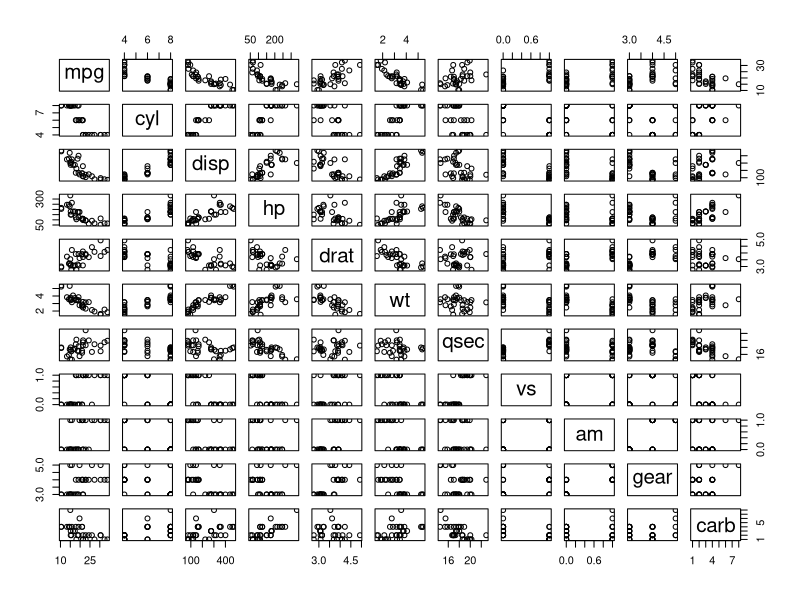
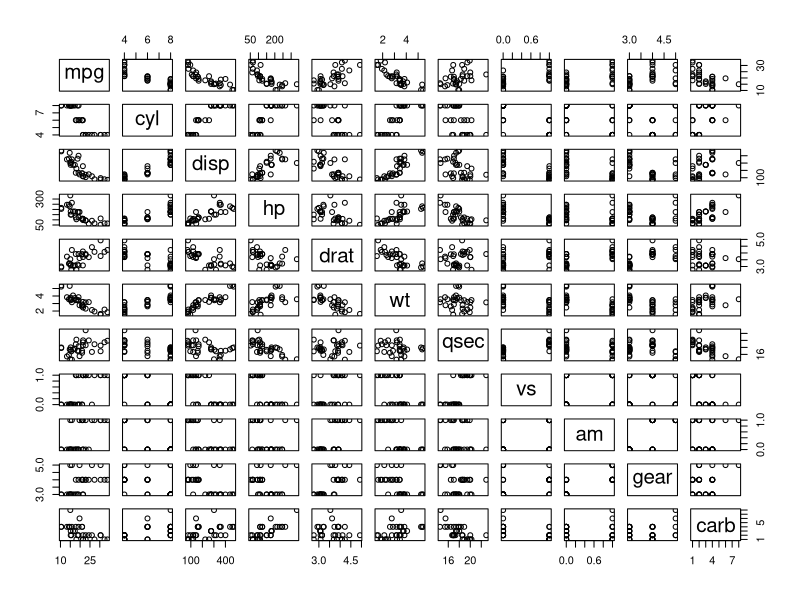

The R source for these figures, in order: (Note: this script raises an error after producing the figures.)
#Advanced R programming




#Section 56 Built_in R features
#seq()
#sort()
#rev()
#str()
#append()


plot(mtcars)
pairs(mtcars)
#Create a sequence with a stepsize of 2
seq(0,10,by=2)
#
#Sort the sequence
v <- c(1,4,7,2,13,3,11)
sort(v)
sort(v,decreasing=TRUE)
#R treat the capital letter equally with the lower cases
cv <- c('b', 'd', 'a','C','A')
sort(cv, decreasing=TRUE)
#
#Reverse the sequence
rev(v)
#
#Show the structure of an object
str(v)
#
#Merge objects together
v <- 1:10
v2 <- 35:40
append(v,v2)
#
#Check the data type
is.vector(v)
is.data.frame(v)
is.data.frame(mtcars)
#
#Convert the data type
as.matrix(v)
#
#Array, is showed by sliced matrices
#in essence, the matrix is a two-dimensional array

a <- 1:72
dim(a)=c(3,3,2,2,2)
a




#Section 57  Apply
#Sample function
print(sample(x = 1:100,3))

#Apply

v <- c(1,2,3,4,5)

addrand <- function(x){
  ran <- sample(1:100,1)
  return(x+ran)
}

print(addrand(10))

#lapply take something, apply function and return a list
#base version is lapply
result <- lapply(v,addrand)
print(result)

#sapply return a vector

result2 <- sapply(v, addrand)
print(result2)


v <- 1:5
times2 <- function(num){
  return(num*2)
}

result3 <- sapply(v, times2)

print(result3)


#apply() takes Data frame or matrix as an input and gives output in vector, 
#list or array. apply() Function is primarily used to avoid explicit uses of loop constructs. 
#It is the most basic of all collections can be used over a matrice.
#apply(X, MARGIN, FUN)
#Here:
 # -x: an array or matrix
#-MARGIN:  take a value or range between 1 and 2 to define where to apply the function:
 # -MARGIN=1`: the manipulation is performed on rows
#-MARGIN=2`: the manipulation is performed on columns
#-MARGIN=c(1,2)` the manipulation is performed on rows and columns
#-FUN: tells which function to apply. Built functions like mean, median, sum, min, max and even user-defined functions can be applied>


mat <- matrix(1:50, byrow=T, nrow=5)
mat
result4 <- apply(mat,2,times2)
result4


# Anonymous Functions
# same with the lamda in python 
# delete the name, put all things in one line
addrand <- function()
  
v <- 1:5

result5 <- sapply(v, function(num){num*2})

print(result5)


#

add_choice <- function(num, choice){
  return(num+choice)
}

print(add_choice(2,10))

sapply(v, add_choice) #wrong here, need one more arguement

print(sapply(v,add_choice,choice=100))


#section 58  Math functions with R

abs(-2)
sum(1,2)
mean(c(4,5,6,7,8,9)) # mean only take one argument
round(2.3333,digits=2)


#secciton 59 regexp
#grepl general regular expression logical
#grep

text <- 'Hi there, do you know who you are voting for?'
text
grepl('voting', text)
grepl('dog',text)
grepl('do you',text)

v <- c('a','a','b','c','d','d')
v

grepl('b',v)
grep('b',v)


#Date and Timestamps
Sys.Date()
#Date has its own class
today <- Sys.Date()
today
class(today)

#transform a charater date into a date date
c <- "1990-01-01"
class(c)
c <- as.Date(c)
class(c)
#irregular format

as.Date('November-03-1990') #fail

my.date <- as.Date('Nov-03-90', format = "%b-%d-%y")
my.date

# %d  day of the month (decimal number)
# %m Month (decimal number)
# %b Month( abbreviated)
# %B Month (full name)
# %y Year (2 digit)
# %Y  Year (4 digit)

as.Date("June,01,2002", format = "%B,%d,%Y")
#transform the timestamp
#Portable operating system interface 
as.POSIXct('11:02:03', format = '%H:%M:%S')


#str string parse time
help(strptime)
strptime("11:02:03", format = "%H:%M:%S")

#POSIXct calender time which stores seconds since UNIX epoch (+some other data),
#POSIlct local time which stores a list of day, month, year, hour, minute, second, etc.

date.hour=strptime("2011-03-27 01:30:00", "%Y-%m-%d %H:%M:%S")

date=c("26/10/2016")

time=c("19:51:30")

day<-paste(date,"T", time)

day.time1=as.POSIXct(day,format="%d/%m/%Y T %H:%M:%S",tz="Europe/Paris")

day.time1

day.time1$year

day.time2=as.POSIXlt(day,format="%d/%m/%Y T %H:%M:%S",tz="Europe/Paris")

day.time2

day.time2$year


